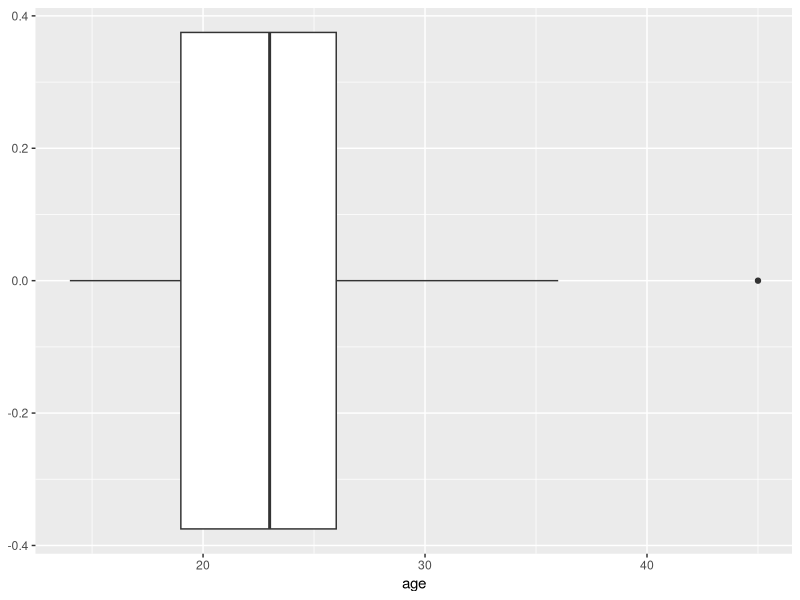
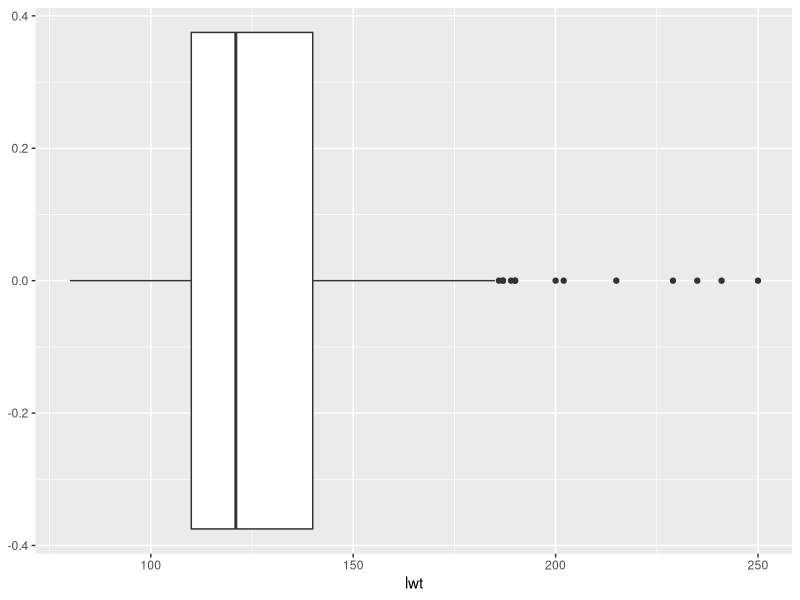
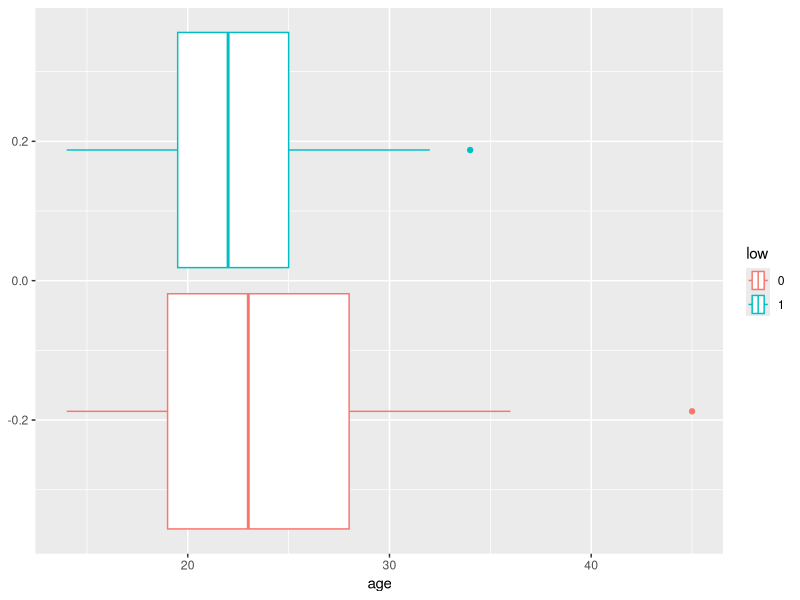
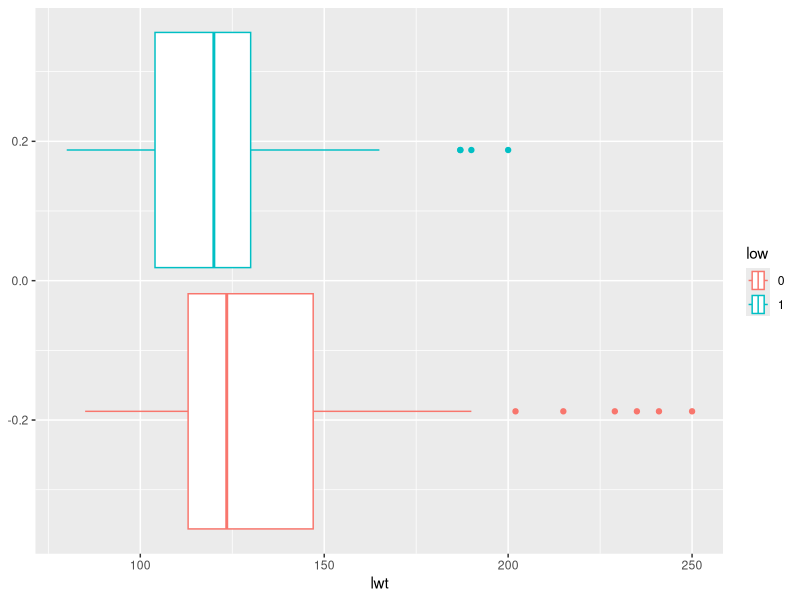
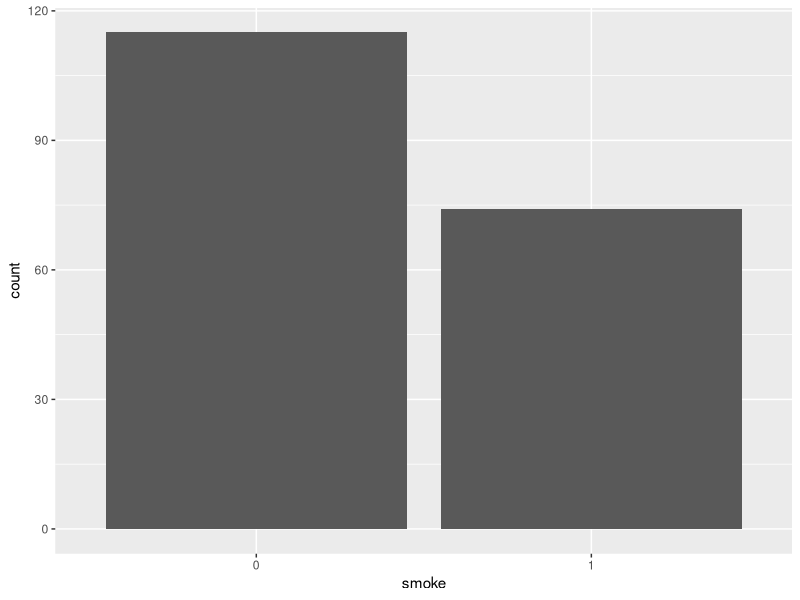
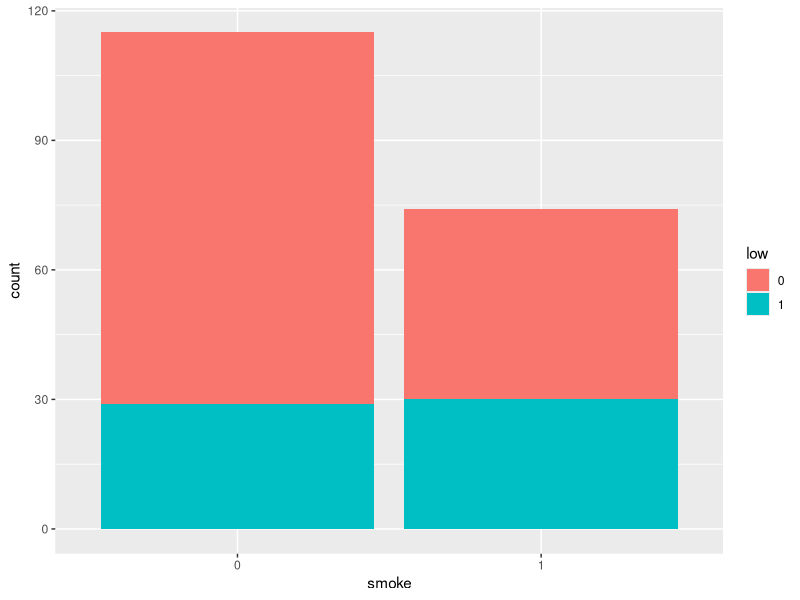
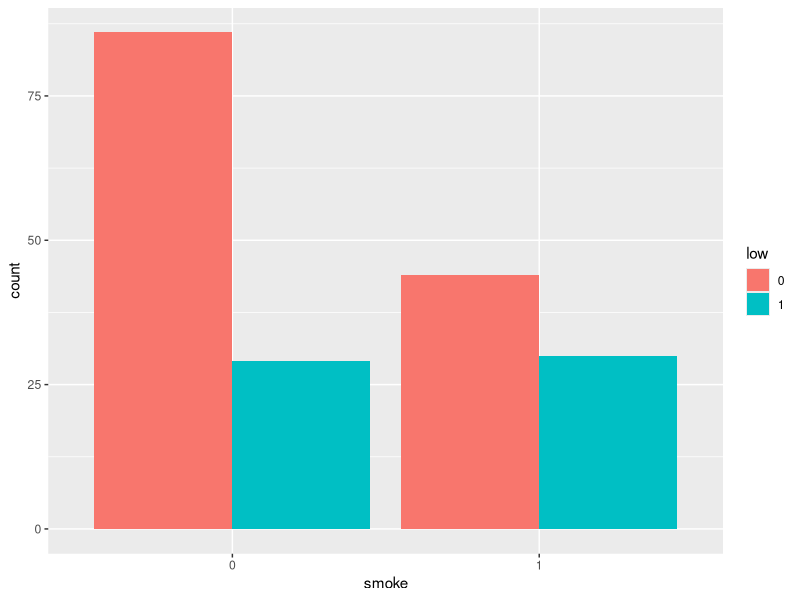
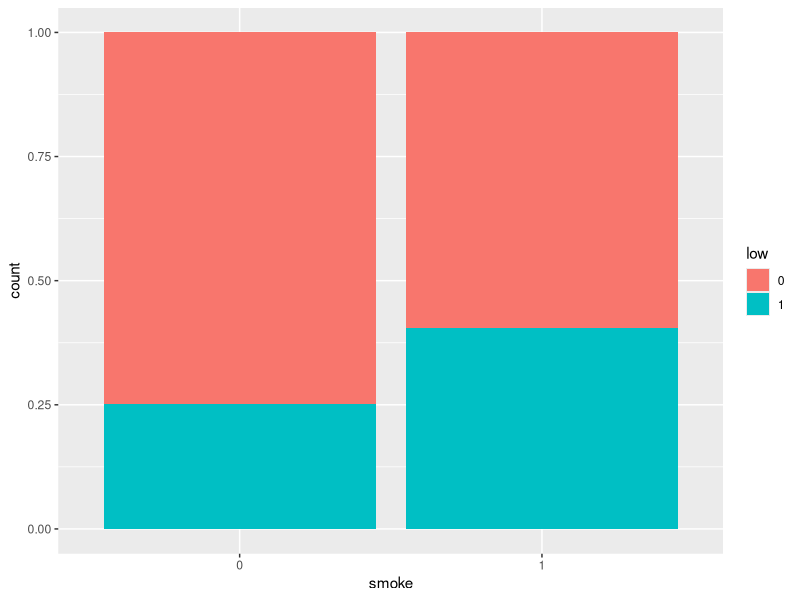

R code for these plots, in order:
## ---- chunk 1
knitr::opts_chunk$set(echo = TRUE)
## ---- chunk 2
library(tidyverse)
library(ggplot2)
library(MASS)
## ---- chunk 3
data(birthwt)
?birthwt #display help page
## ---- chunk 4
class(birthwt)
## ---- chunk 5
birthwt <- as_tibble(birthwt)
## ---- chunk 6
str(birthwt)
## ---- chunk 7
birthwt <- birthwt %>%
  mutate(low = factor(low),
         race = factor(race),
         smoke = factor(smoke),
         ptl = factor(ptl),
         ht = factor(ht),
         ui = factor(ui),
         ftv = factor(ftv))
## ---- chunk 8
birthwt %>% count(low)
## ---- chunk 9

# Across the whole tibble
sum(is.na(birthwt))

# Get a NA count for each variable (column)
birthwt %>% summarise(across(everything(), ~ sum(is.na(.))))

## ---- chunk 10
birthwt %>%
  summarise(mean_age = mean(age), 
            median_age = median(age), 
            sd_age = sd(age), 
            min_age = min(age), 
            max_age = max(age),
            mean_wt = mean(lwt), 
            median_wt = median(lwt), 
            sd_wt = sd(lwt), 
            min_wt = min(lwt), 
            max_wt = max(lwt))

# or simply BUT less controlled

summary(birthwt)

## ---- chunk 11
ggplot(birthwt, aes(x=age)) +
  geom_boxplot()
## ---- chunk 12
ggplot(birthwt, aes(x=lwt)) +
  geom_boxplot()
## ---- chunk 13
ggplot(birthwt, aes(x=age, color = low)) +
  geom_boxplot()
## ---- chunk 14
ggplot(birthwt, aes(x=lwt, color = low)) +
  geom_boxplot()
## ---- chunk 15
ggplot(birthwt, aes(x=smoke)) +
  geom_bar()
## ---- chunk 16
ggplot(birthwt, aes(x=smoke, fill = low)) +
  geom_bar()
## ---- chunk 17
ggplot(birthwt, aes(x=smoke, fill = low)) +
  geom_bar(position = 'dodge')
## ---- chunk 18
ggplot(birthwt, aes(x=smoke, fill = low)) +
  geom_bar(position = 'fill')
## ---- chunk 19
ggplot(birthwt, aes(x=bwt, fill=smoke)) + 
  geom_density()
## ---- chunk 20
subset <- birthwt %>%
  #may need to specify that we want dplyr's select function since we also loaded MASS
  dplyr::select(low, bwt, age, lwt, smoke, ht, ftv) %>%
  mutate(ftv=as.factor(ftv))

head(subset)
## ---- chunk 21
model1 <- lm(bwt ~ lwt, data = subset)
## ---- chunk 22
model1
## ---- chunk 23
ggplot(subset, aes(x = lwt, y = bwt)) +
  geom_point() +
  geom_abline(slope=4.429, intercept = 2369, color = 'red')
## ---- chunk 24
ggplot(subset, aes(x = lwt, y = bwt)) +
  geom_point() +
  geom_smooth(method = 'lm')
## ---- chunk 25
summary(model1)
## ---- chunk 26
model2 <- lm(bwt ~ lwt+ht+smoke, data = subset)
model2 <- lm(bwt ~ lwt+ht, data = subset)
model2 <- lm(bwt ~ lwt+smoke, data = subset)
## ---- chunk 27
confint(model2)
## ---- chunk 28
newData <- data.frame(lwt=100, smoke=as.factor(1))
newData
predict(model2, newData)
predict(model2, newData, interval="prediction")
## ---- chunk 29
model3 <- lm(bwt ~ smoke, data = subset)
## ---- chunk 30
model3
## ---- chunk 31
summary(model3)
